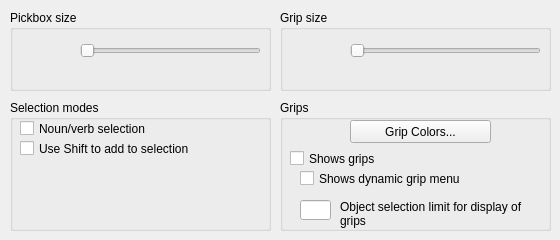
   <widget class="QWidget" name="SelectionTab">
    <attribute name="title">
     <string>Selection</string>
    </attribute>
    <widget class="QGroupBox" name="groupBox_8">
     <property name="geometry">
      <rect>
       <x>10</x>
       <y>10</y>
       <width>261</width>
       <height>81</height>
      </rect>
     </property>
     <property name="title">
      <string>Pickbox size</string>
     </property>
     <widget class="QSlider" name="horizontalSlider_PICKBOX">
      <property name="geometry">
       <rect>
        <x>70</x>
        <y>30</y>
        <width>181</width>
        <height>22</height>
       </rect>
      </property>
      <property name="toolTip">
       <string>Sets the object selection target height, in pixels (PICKBOX system variable).</string>
      </property>
      <property name="orientation">
       <enum>Qt::Horizontal</enum>
      </property>
     </widget>
     <widget class="QWidget" name="widget_PICKBOX" native="true">
      <property name="geometry">
       <rect>
        <x>10</x>
        <y>20</y>
        <width>51</width>
        <height>51</height>
       </rect>
      </property>
     </widget>
    </widget>
    <widget class="QGroupBox" name="groupBox_9">
     <property name="geometry">
      <rect>
       <x>280</x>
       <y>10</y>
       <width>271</width>
       <height>81</height>
      </rect>
     </property>
     <property name="title">
      <string>Grip size</string>
     </property>
     <widget class="QSlider" name="horizontalSlider_GRIPSIZE">
      <property name="geometry">
       <rect>
        <x>70</x>
        <y>30</y>
        <width>191</width>
        <height>22</height>
       </rect>
      </property>
      <property name="toolTip">
       <string>Sets the size of the grip box in pixels ( GRIPSIZE system variable).</string>
      </property>
      <property name="orientation">
       <enum>Qt::Horizontal</enum>
      </property>
     </widget>
     <widget class="QWidget" name="widget_GRIPSIZE" native="true">
      <property name="geometry">
       <rect>
        <x>10</x>
        <y>20</y>
        <width>51</width>
        <height>51</height>
       </rect>
      </property>
     </widget>
    </widget>
    <widget class="QGroupBox" name="groupBox_10">
     <property name="geometry">
      <rect>
       <x>10</x>
       <y>100</y>
       <width>261</width>
       <height>131</height>
      </rect>
     </property>
     <property name="title">
      <string>Selection modes</string>
     </property>
     <widget class="QCheckBox" name="checkBox_PICKFIRST">
      <property name="geometry">
       <rect>
        <x>10</x>
        <y>20</y>
        <width>241</width>
        <height>17</height>
       </rect>
      </property>
      <property name="toolTip">
       <string>Controls whether you select objects before (noun-verb selection) or after you issue a command (PICKFIRST system variable).</string>
      </property>
      <property name="text">
       <string>Noun/verb selection</string>
      </property>
     </widget>
     <widget class="QCheckBox" name="checkBox_PICKADD">
      <property name="geometry">
       <rect>
        <x>10</x>
        <y>40</y>
        <width>241</width>
        <height>17</height>
       </rect>
      </property>
      <property name="toolTip">
       <string>Controls whether subsequent selections replace the current selection set or add to it (PICKADD system variable).</string>
      </property>
      <property name="text">
       <string>Use Shift to add to selection</string>
      </property>
     </widget>
    </widget>
    <widget class="QGroupBox" name="groupBox_11">
     <property name="geometry">
      <rect>
       <x>280</x>
       <y>100</y>
       <width>271</width>
       <height>131</height>
      </rect>
     </property>
     <property name="title">
      <string>Grips</string>
     </property>
     <widget class="QPushButton" name="button_GripColor">
      <property name="geometry">
       <rect>
        <x>70</x>
        <y>20</y>
        <width>141</width>
        <height>23</height>
       </rect>
      </property>
      <property name="toolTip">
       <string>Displays the Grip Colors dialog box where you can specify the colors for different grip status and elements.</string>
      </property>
      <property name="text">
       <string>Grip Colors...</string>
      </property>
     </widget>
     <widget class="QCheckBox" name="checkBox_GRIPS">
      <property name="geometry">
       <rect>
        <x>10</x>
        <y>50</y>
        <width>251</width>
        <height>17</height>
       </rect>
      </property>
      <property name="toolTip">
       <string>Controls the display of grips on selected objects. Displaying grips in a drawing significantly affects performance. Clear this option to optimize performance ( GRIPS system variable).</string>
      </property>
      <property name="text">
       <string>Shows grips</string>
      </property>
     </widget>
     <widget class="QCheckBox" name="checkBox_GRIPMULTIFUNCTIONAL_ON_DYNAMIC_MENU_AND_HOT_GRIPT">
      <property name="geometry">
       <rect>
        <x>20</x>
        <y>70</y>
        <width>241</width>
        <height>17</height>
       </rect>
      </property>
      <property name="toolTip">
       <string>Controls the display of dynamic menu when pausing over a multi-functional grip (GRIPMULTIFUNCTIONAL system variable).</string>
      </property>
      <property name="text">
       <string>Shows dynamic grip menu</string>
      </property>
     </widget>
     <widget class="QLineEdit" name="lineEdit_GRIPOBJLIMIT">
      <property name="geometry">
       <rect>
        <x>20</x>
        <y>100</y>
        <width>31</width>
        <height>20</height>
       </rect>
      </property>
      <property name="toolTip">
       <string>Suppresses the display of grips when the selection set includes more than the specified number of objects (GRIPOBJLIMIT system variable).</string>
      </property>
     </widget>
     <widget class="QLabel" name="label_GRIPOBJLIMIT">
      <property name="geometry">
       <rect>
        <x>60</x>
        <y>100</y>
        <width>201</width>
        <height>31</height>
       </rect>
      </property>
      <property name="toolTip">
       <string/>
      </property>
      <property name="text">
       <string>Object selection limit for display of grips</string>
      </property>
      <property name="alignment">
       <set>Qt::AlignLeading|Qt::AlignLeft|Qt::AlignTop</set>
      </property>
      <property name="wordWrap">
       <bool>true</bool>
      </property>
     </widget>
    </widget>
   </widget>
